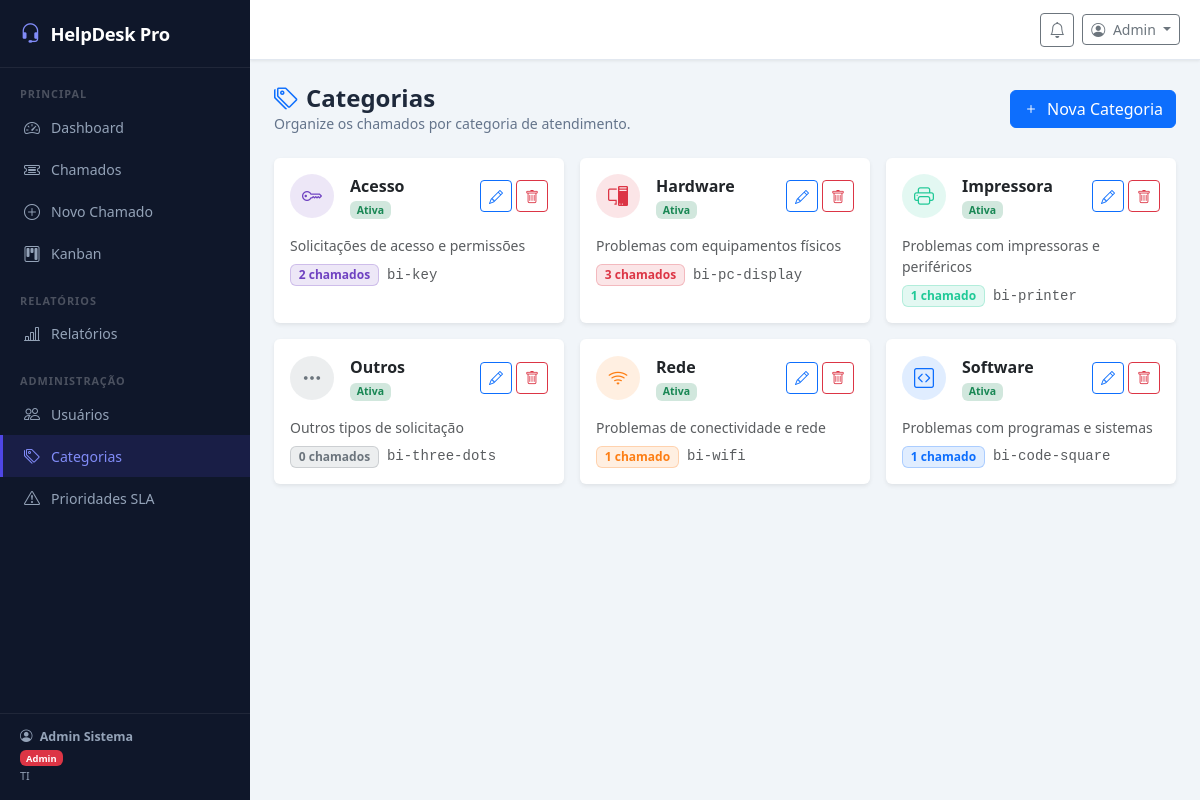
The app's page /?c=admin&a=categorias (signed in) with its own data.
### tables this page shows
CREATE TABLE IF NOT EXISTS categorias (
    id          INT AUTO_INCREMENT PRIMARY KEY,
    nome        VARCHAR(100) NOT NULL,
    descricao   TEXT,
    icone       VARCHAR(50)  DEFAULT 'bi-tag',
    cor         VARCHAR(20)  DEFAULT '#6c757d',
    ativo       TINYINT(1)  DEFAULT 1,
    created_at  DATETIME    DEFAULT CURRENT_TIMESTAMP
);

### controller/BaseController.php (called while the page is built, shortened)
<?php
abstract class BaseController {
    protected function render(string $view, array $data = []): void {
        extract($data);
        include ROOT . '/view/partials/header.php';
        include ROOT . "/view/{$view}.php";
        include ROOT . '/view/partials/footer.php';
    }
}

### controller/AdminController.php (called while the page is built, shortened)
<?php
class AdminController extends BaseController {
    private CategoriaModel  $catM;
    public function __construct() {
        $this->catM = new CategoriaModel();
    }
    public function categorias(): void {
        $categorias = $this->catM->listarComContagem();
        $this->render('admin/categorias', compact('categorias','flash'));
    }
}

### index.php (called while the page is built, shortened)
<?php
require_once 'config/database.php';
require_once 'model/BaseModel.php';
require_once 'model/CategoriaModel.php';
require_once 'controller/BaseController.php';
require_once 'controller/AdminController.php';
$a = preg_replace('/[^a-zA-Z]/', '', $_GET['a'] ?? 'index');
(new $classe())->$a();

### config/database.php (called while the page is built)
<?php
class Database {
    private static ?Database $instance = null;
    private PDO $pdo;
    private function __construct() {
        try {
            $dsn = "mysql:host=".DB_HOST.";port=".DB_PORT.";dbname=".DB_NAME.";charset=utf8mb4";
            $this->pdo = new PDO($dsn, DB_USER, DB_PASS, [
                PDO::ATTR_ERRMODE            => PDO::ERRMODE_EXCEPTION,
                PDO::ATTR_DEFAULT_FETCH_MODE => PDO::FETCH_OBJ,
                PDO::ATTR_EMULATE_PREPARES   => false,
            ]);
        } catch (PDOException $e) {
            die("<h2 style='font-family:sans-serif;color:#c00;padding:20px'>
                 Erro de conexão com o banco de dados:<br><small>{$e->getMessage()}</small></h2>");
        }
    }
    public static function getInstance(): self {
        if (self::$instance === null) self::$instance = new self();
        return self::$instance;
    }
    public function getConnection(): PDO { return $this->pdo; }
}

### model/BaseModel.php (called while the page is built, shortened)
<?php
abstract class BaseModel {
    public function __construct() {
        $this->db = Database::getInstance()->getConnection();
    }
}

### model/CategoriaModel.php (called while the page is built, shortened)
<?php
class CategoriaModel extends BaseModel {
    public function listarComContagem(): array {
        $st = $this->db->prepare("
            SELECT cat.*, COUNT(c.id) AS total_chamados
            FROM categorias cat
            LEFT JOIN chamados c ON cat.id = c.id_categoria
            GROUP BY cat.id
            ORDER BY cat.nome
        ");
        $st->execute();
        return $st->fetchAll();
    }
}

### view/admin/categorias.php (the view, shortened to what this page needs)
<div class="page-header d-flex justify-content-between align-items-center flex-wrap gap-2">
    <div>
        <h4><i class="bi bi-tags me-2 text-primary"></i>Categorias</h4>
        <p>Organize os chamados por categoria de atendimento.</p>
    </div>
    <button class="btn btn-primary" data-bs-toggle="modal" data-bs-target="#modalCat" onclick="limparCat()">
        <i class="bi bi-plus me-1"></i> Nova Categoria
    </button>
</div>
<div class="row g-3">
<?php foreach($categorias as $cat): ?>
<div class="col-12 col-md-6 col-lg-4">
    <div class="card border-0 shadow-sm h-100">
        <div class="card-body">
            <div class="d-flex align-items-center gap-3 mb-3">
                <div class="rounded-circle d-flex align-items-center justify-content-center"
                     style="width:44px;height:44px;background:<?= $cat->cor ?>20">
                    <i class="<?= $cat->icone ?> fs-5" style="color:<?= $cat->cor ?>"></i>
                </div>
                <div>
                    <div class="fw-bold"><?= htmlspecialchars($cat->nome) ?></div>
                    <div class="small text-muted">
                        <span class="badge <?= $cat->ativo?'bg-success-subtle text-success':'bg-secondary-subtle text-secondary' ?>">
                            <?= $cat->ativo?'Ativa':'Inativa' ?>
                        </span>
                    </div>
                </div>
                <div class="ms-auto d-flex gap-1">
                    <button class="btn btn-icon btn-sm btn-outline-primary"
                            data-bs-toggle="modal" data-bs-target="#modalCat"
                            onclick="editarCat(<?= htmlspecialchars(json_encode($cat)) ?>)">
                        <i class="bi bi-pencil"></i>
                    </button>
                    <a href="<?= APP_URL ?>/?c=admin&a=deletarCategoria&id=<?= $cat->id ?>"
                       class="btn btn-icon btn-sm btn-outline-danger"
                       data-confirm="Remover esta categoria? Certifique-se que não há chamados vinculados.">
                        <i class="bi bi-trash"></i>
                    </a>
                </div>
            </div>
            <?php if ($cat->descricao): ?>
            <p class="small text-muted mb-2"><?= htmlspecialchars($cat->descricao) ?></p>
            <?php endif; ?>
            <div class="d-flex align-items-center gap-2">
                <span class="badge" style="background:<?= $cat->cor ?>20;color:<?= $cat->cor ?>;border:1px solid <?= $cat->cor ?>40">
                    <?= $cat->total_chamados ?> chamado<?= $cat->total_chamados!=1?'s':'' ?>
                </span>
                <code class="small text-muted"><?= $cat->icone ?></code>
            </div>
        </div>
    </div>
</div>
<?php endforeach; ?>
</div>

### assets/css/app.css (style rules this page uses)
:root { --sidebar-w : 250px; --sidebar-bg : #0f172a; --sidebar-text : #94a3b8; --sidebar-active : #4f46e5; --topbar-h : 60px; --radius : 10px; --shadow : 0 1px 3px rgba(0,0,0,.08); --bg-page : #f1f5f9; }
*, *::before, *::after { box-sizing: border-box; }
body { font-family : 'Segoe UI', system-ui, sans-serif; background : var(--bg-page); color : #1e293b; margin : 0; }
.page-header { margin-bottom:24px; }
.page-header h4 { font-weight:700; color:#1e293b; margin:0; }
.page-header p { color:#64748b; font-size:.88rem; margin:0; }
.btn-icon { width:32px; height:32px; padding:0; display:inline-flex; align-items:center; justify-content:center; }

### records on screen
categorias: nome "Acesso", ativo "Ativa", descricao "Solicitações de acesso e permissões", total_chamados "2", icone "bi-key"
categorias: nome "Hardware", ativo "Ativa", descricao "Problemas com equipamentos físicos", total_chamados "3", icone "bi-pc-display"
categorias: nome "Impressora", ativo "Ativa", descricao "Problemas com impressoras e periféricos", total_chamados "1", icone "bi-printer"
categorias: nome "Outros", ativo "Ativa", descricao "Outros tipos de solicitação", total_chamados "0", icone "bi-three-dots"
categorias: nome "Rede", ativo "Ativa", descricao "Problemas de conectividade e rede", total_chamados "1", icone "bi-wifi"
categorias: nome "Software", ativo "Ativa", descricao "Problemas com programas e sistemas", total_chamados "1", icone "bi-code-square"

### other values on screen
$u->nome "Admin Sistema"
$u->perfil "Admin"
$u->departamento "TI"
explode(' ', $u->nome)[0] "Admin"
